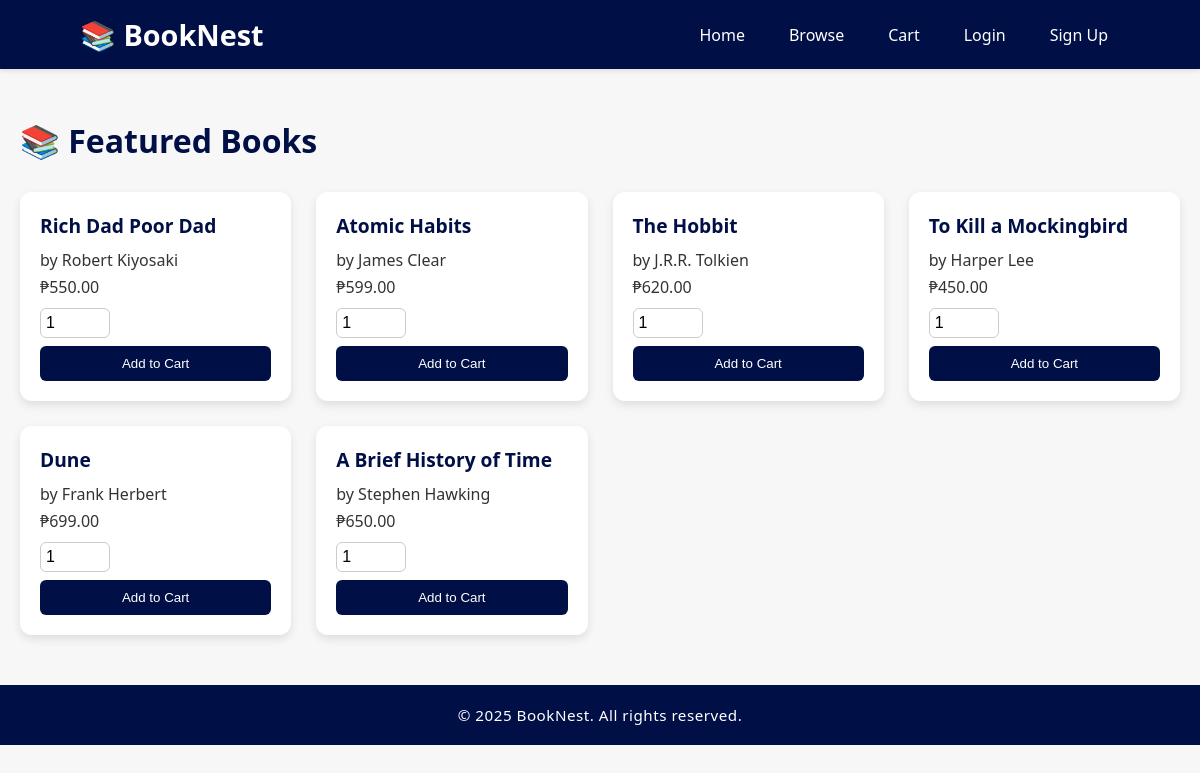
The page / on the database its author committed.
### tables this page shows
CREATE TABLE `books` (
  `book_id` int(11) NOT NULL,
  `title` varchar(255) NOT NULL,
  `author` varchar(255) DEFAULT NULL,
  `price` decimal(10,2) NOT NULL,
  `stock` int(11) DEFAULT 0,
  `category_id` int(11) DEFAULT NULL,
  `is_featured` tinyint(1) DEFAULT 0,
  `is_digital` tinyint(1) DEFAULT 0
);

### index.php (the view, shortened to what this page needs)
<?php
require_once 'includes/db.php';
include 'includes/header.php';
$result = $conn->query("SELECT * FROM books ORDER BY RAND() LIMIT 6");
?>
<div class="container">
    <h2>📚 Featured Books</h2>
    <div class="grid">
        <?php while ($book = $result->fetch_assoc()): ?>
            <div class="book-card">
                <h4><?php echo $book['title']; ?></h4>
                <p>by <?php echo $book['author']; ?></p>
                <p>₱<?php echo number_format($book['price'], 2); ?></p>
                <form method="post" action="cart.php">
                    <input type="number" name="quantity" value="1" min="1" required>
                    <button type="submit" name="add_to_cart">Add to Cart</button>
                </form>
            </div>
        <?php endwhile; ?>
    </div>
</div>
<?php include 'includes/footer.php'; ?>

### css/header.css (style rules this page uses)
* { margin: 0; padding: 0; box-sizing: border-box; }

### css/index.css (style rules this page uses)
body { font-family: 'Segoe UI', Tahoma, Geneva, Verdana, sans-serif; background-color: #f7f7f7; color: #333; margin: 0; padding: 0; }
.container { max-width: 1200px; margin: 50px auto; padding: 0 20px; }
.container h2 { font-size: 2em; margin-bottom: 30px; color: #010F47; }
.grid { display: grid; grid-template-columns: repeat(auto-fit, minmax(250px, 1fr)); gap: 25px; }
.book-card { background-color: #fff; border-radius: 12px; box-shadow: 0 4px 10px rgba(0, 0, 0, 0.1); padding: 20px; transition: transform 0.2s ease-in-out; }
.book-card h4 { font-size: 1.2em; margin-bottom: 10px; color: #010F47; }
.book-card p { margin: 5px 0; }
.book-card form { margin-top: 10px; display: flex; flex-direction: column; gap: 8px; }
.book-card input[type="number"] { width: 70px; padding: 5px; font-size: 1em; border: 1px solid #ccc; border-radius: 6px; }
.book-card button { background-color: #010F47; color: #fff; padding: 10px; border: none; border-radius: 6px; cursor: pointer; transition: background-color 0.2s ease-in-out; }

### rows shown on the page
books: title "Rich Dad Poor Dad", author "Robert Kiyosaki", price "550.00"
books: title "Atomic Habits", author "James Clear", price "599.00"
books: title "The Hobbit", author "J.R.R. Tolkien", price "620.00"
books: title "To Kill a Mockingbird", author "Harper Lee", price "450.00"
books: title "Dune", author "Frank Herbert", price "699.00"
books: title "A Brief History of Time", author "Stephen Hawking", price "650.00"
